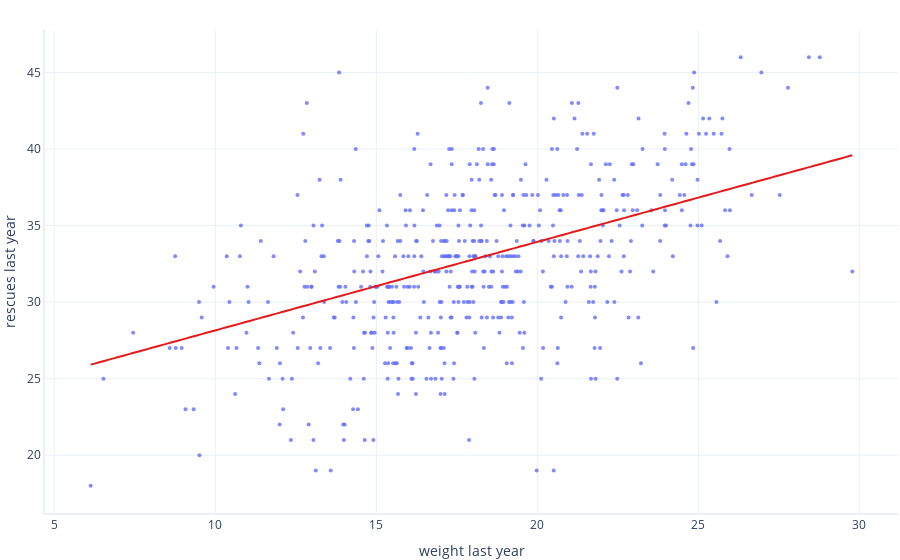

Notebook source saved alongside this figure:
### Code cell
# Plot the fitted model against this new dataset. 

graphing.scatter_2D(new_data, "weight_last_year", "rescues_last_year", trendline = lambda x: model.params[1] * x + model.params[0])
